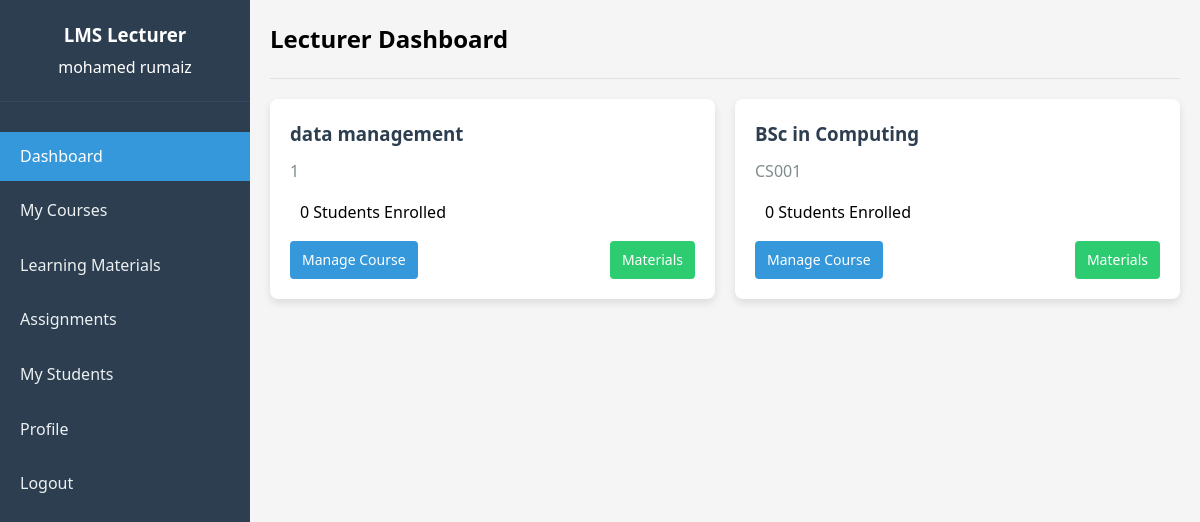
Page /lecturer/dashboard.php (signed in) on the committed database.
### tables this page shows
CREATE TABLE `courses` (
  `course_id` int(11) NOT NULL,
  `course_code` varchar(20) NOT NULL,
  `title` varchar(100) NOT NULL,
  `description` text DEFAULT NULL,
  `lecturer_id` int(11) DEFAULT NULL,
  `created_at` timestamp NOT NULL DEFAULT current_timestamp(),
  `updated_at` timestamp NOT NULL DEFAULT current_timestamp() ON UPDATE current_timestamp()
);

### lecturer/dashboard.php (the view, shortened to what this page needs)
<?php
require_once '../config.php';
$pageTitle = "Lecturer Dashboard";
$stmt = $conn->prepare("SELECT * FROM courses WHERE lecturer_id = ?");
$stmt->bind_param("i", $_SESSION['user_id']);
$stmt->execute();
$courses = $stmt->get_result();
?>
<!DOCTYPE html>
<html lang="en">
<head>
    <link rel="stylesheet" href="../assets/css/style.css">
</head>
<body>
    <div class="dashboard-container">
        <div class="sidebar">
            <div class="sidebar-header">
                <h3>LMS Lecturer</h3>
                <p><?php echo $_SESSION['first_name'] . ' ' . $_SESSION['last_name']; ?></p>
            </div>
            <ul class="sidebar-menu">
                <li><a href="dashboard.php" class="active">Dashboard</a></li>
                <li><a href="my_courses.php">My Courses</a></li>
                <li><a href="materials.php">Learning Materials</a></li>
                <li><a href="assignments.php">Assignments</a></li>
                <li><a href="students.php">My Students</a></li>
                <li><a href="profile.php">Profile</a></li>
                <li><a href="../logout.php">Logout</a></li>
            </ul>
        </div>
        <div class="main-content">
            <div class="header">
                <h2><?php echo $pageTitle; ?></h2>
            </div>
            <?php if ($courses->num_rows > 0): ?>
                <div class="course-cards">
                    <?php while ($course = $courses->fetch_assoc()): ?>
                        <?php
                        $studentQuery = "SELECT COUNT(*) as count FROM enrollments WHERE course_id = ?";
                        $studentStmt = $conn->prepare($studentQuery);
                        $studentStmt->bind_param("i", $course['course_id']);
                        $studentStmt->execute();
                        $studentResult = $studentStmt->get_result();
                        $studentCount = $studentResult->fetch_assoc()['count'];
                        ?>
                        <div class="course-card">
                            <h3><?php echo $course['title']; ?></h3>
                            <p><?php echo $course['course_code']; ?></p>
                            <div class="student-count">
                                <span><?php echo $studentCount; ?> Students Enrolled</span>
                            </div>
                            <div class="card-actions">
                                <a href="view_course.php?id=<?php echo $course['course_id']; ?>" class="btn-primary">Manage Course</a>
                                <a href="materials.php?course_id=<?php echo $course['course_id']; ?>" class="btn-secondary">Materials</a>
                            </div>
                        </div>
                    <?php endwhile; ?>
                </div>
            <?php endif; ?>
        </div>
    </div>
</body>
</html>

### assets/css/style.css (style rules this page uses)
* { margin: 0; padding: 0; box-sizing: border-box; font-family: 'Segoe UI', Tahoma, Geneva, Verdana, sans-serif; }
body { background-color: #f5f5f5; line-height: 1.6; }
a { text-decoration: none; }
.dashboard-container { display: flex; min-height: 100vh; }
.sidebar { width: 250px; background-color: #2c3e50; color: white; padding: 20px 0; position: fixed; height: 100vh; overflow-y: auto; }
.sidebar-header { padding: 0 20px 20px; border-bottom: 1px solid #34495e; text-align: center; }
.sidebar-header h3 { margin-bottom: 5px; }
.sidebar-menu { list-style: none; padding: 0; margin: 30px 0; }
.sidebar-menu li { margin-bottom: 5px; }
.sidebar-menu a { display: block; color: #ecf0f1; text-decoration: none; padding: 12px 20px; transition: all 0.3s; }
.sidebar-menu a:hover, .sidebar-menu a.active { background-color: #3498db; color: white; }
.main-content { flex: 1; padding: 20px; margin-left: 250px; background-color: #f5f5f5; }
.header { display: flex; justify-content: space-between; align-items: center; padding-bottom: 20px; border-bottom: 1px solid #e0e0e0; margin-bottom: 20px; }

### lecturer/dashboard.php (style rules this page uses)
.dashboard-container { display: flex; min-height: 100vh; }
.sidebar { width: 250px; background-color: #2c3e50; color: white; padding: 20px 0; }
.sidebar-header { padding: 0 20px 20px; border-bottom: 1px solid #34495e; text-align: center; }
.sidebar-header h3 { margin-bottom: 5px; }
.sidebar-menu { list-style: none; padding: 0; margin: 30px 0; }
.sidebar-menu li { margin-bottom: 5px; }
.sidebar-menu a { display: block; color: #ecf0f1; text-decoration: none; padding: 12px 20px; transition: all 0.3s; }
.sidebar-menu a:hover, .sidebar-menu a.active { background-color: #3498db; color: white; }
.main-content { flex: 1; padding: 20px; background-color: #f5f5f5; }
.header { display: flex; justify-content: space-between; align-items: center; padding-bottom: 20px; border-bottom: 1px solid #e0e0e0; margin-bottom: 20px; }
.course-cards { display: grid; grid-template-columns: repeat(auto-fill, minmax(300px, 1fr)); gap: 20px; }
.course-card { background-color: white; border-radius: 8px; box-shadow: 0 4px 8px rgba(0, 0, 0, 0.1); padding: 20px; transition: transform 0.3s; }
.course-card h3 { color: #2c3e50; margin-bottom: 10px; }
.course-card p { color: #7f8c8d; margin-bottom: 15px; }
.student-count { display: flex; align-items: center; margin-bottom: 15px; }
.student-count span { margin-left: 10px; font-weight: 500; }
.card-actions { display: flex; justify-content: space-between; }
.card-actions a { text-decoration: none; padding: 8px 12px; border-radius: 4px; color: white; font-size: 14px; }
.btn-primary { background-color: #3498db; }
.btn-secondary { background-color: #2ecc71; }

### rows in the picture
courses: title "data management", course_code "1", studentCount "0"
courses: title "BSc in Computing", course_code "CS001", studentCount "0"

### other values in the picture
$_SESSION['first_name'] "mohamed"
$_SESSION['last_name'] "rumaiz"
$pageTitle "Lecturer Dashboard"
